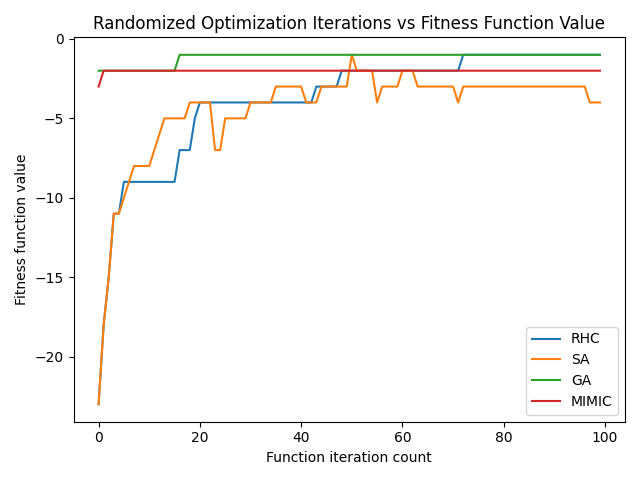

The Python source for this figure:
import six
import sys

sys.modules['sklearn.externals.six'] = six
import mlrose
import numpy as np
import math
import matplotlib.pyplot as plt


def main():
    fitness = mlrose.Queens()
    problem = mlrose.DiscreteOpt(length=8, fitness_fn=fitness, maximize=False, max_val=2)

    # Define decay schedule
    schedule = mlrose.ExpDecay()

    # Define initial state
    init_state = np.array([0, 1, 2, 3, 4, 5, 6, 7])
    x_s = []
    y_s = []
    z_s = ['RHC', 'SA', 'GA', 'MIMIC']
    # Solve problem using simulated annealing
    best_state, best_fitness, learning_curve = mlrose.random_hill_climb(problem, max_attempts=100, max_iters=100,
                                                                        restarts=0, init_state=init_state, curve=True,
                                                                        random_state=1)
    x_s.append(np.arange(0, len(learning_curve)))
    y_s.append(learning_curve)
    best_state, best_fitness, learning_curve = mlrose.simulated_annealing(problem, max_attempts=100, max_iters=100,
                                                                          schedule=schedule, init_state=init_state,
                                                                          curve=True, random_state=1)
    x_s.append(np.arange(0, len(learning_curve)))
    y_s.append(learning_curve)

    best_state, best_fitness, learning_curve = mlrose.genetic_alg(problem, pop_size=200, mutation_prob=0.1, max_attempts=100, max_iters=100, curve=True, random_state=1)
    x_s.append(np.arange(0, len(learning_curve)))
    y_s.append(learning_curve)

    best_state, best_fitness, learning_curve = mlrose.mimic(problem, pop_size=200, keep_pct=0.2, max_attempts=100, max_iters=100, curve=True, random_state=1, fast_mimic=False)
    x_s.append(np.arange(0, len(learning_curve)))
    y_s.append(learning_curve)

    for x, y, z in zip(x_s, y_s, z_s):
        plt.plot(x, y, label=z)
    plt.legend()
    plt.title('Randomized Optimization Iterations vs Fitness Function Value')
    plt.xlabel('Function iteration count')
    plt.ylabel('Fitness function value')
    plt.show()


if __name__ == '__main__':
    main()
